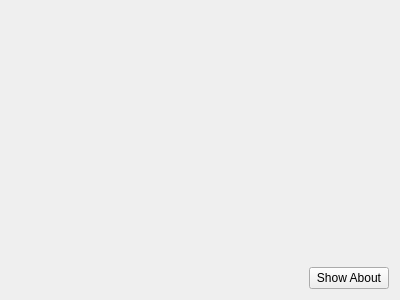
<?xml version="1.0" encoding="UTF-8"?>
<ui version="4.0">
 <class>Form</class>
 <widget class="QWidget" name="Form">
  <property name="geometry">
   <rect>
    <x>0</x>
    <y>0</y>
    <width>400</width>
    <height>300</height>
   </rect>
  </property>
  <property name="windowTitle">
   <string>Form</string>
  </property>
  <layout class="QVBoxLayout" name="verticalLayout">
   <item>
    <spacer name="verticalSpacer">
     <property name="orientation">
      <enum>Qt::Vertical</enum>
     </property>
     <property name="sizeHint" stdset="0">
      <size>
       <width>20</width>
       <height>40</height>
      </size>
     </property>
    </spacer>
   </item>
   <item>
    <layout class="QHBoxLayout" name="horizontalLayout">
     <item>
      <spacer name="horizontalSpacer">
       <property name="orientation">
        <enum>Qt::Horizontal</enum>
       </property>
       <property name="sizeHint" stdset="0">
        <size>
         <width>40</width>
         <height>20</height>
        </size>
       </property>
      </spacer>
     </item>
     <item>
      <widget class="QPushButton" name="aboutButton">
       <property name="text">
        <string>Show About</string>
       </property>
      </widget>
     </item>
    </layout>
   </item>
  </layout>
 </widget>
 <resources/>
 <connections/>
</ui>
